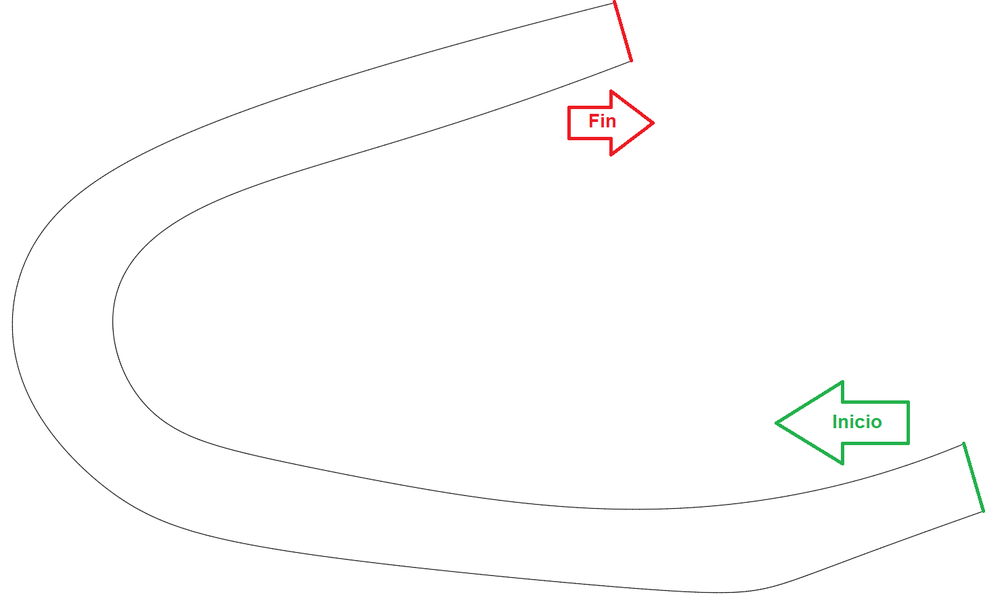
#> input picture BicoDePatoSquema.png, 1000 x 605 px, shrunk from 1477 x 893 before the run
$ python parametros.py
#> lines starting #> are read from the running program, lines starting #| are printed output that depends on the picture; after the words box and inside, x2 and y2 are one past the last pixel; in counts of white or black regions, pixels touching at a corner belong together; long printed decimals are rounded
import numpy as np
import cv2
import pandas as pd
from scipy.interpolate import CubicSpline
from scipy.signal import savgol_filter

# --- 1. Cargar imagen y detectar la curva ---
img = cv2.imread('BicoDePatoSquema.png')
#> img is the input picture: shape (605, 1000, 3); mean B, G, R 252.8, 253.1, 253.1
hsv = cv2.cvtColor(img, cv2.COLOR_BGR2HSV)
#> hsv: shape (605, 1000, 3); mean H, S, V 0.9, 1.1, 253.6

# Ajustar estos valores según el color de tu curva
lower_color = np.array([0, 0, 200])
upper_color = np.array([180, 50, 255])
mask = cv2.inRange(hsv, lower_color, upper_color)
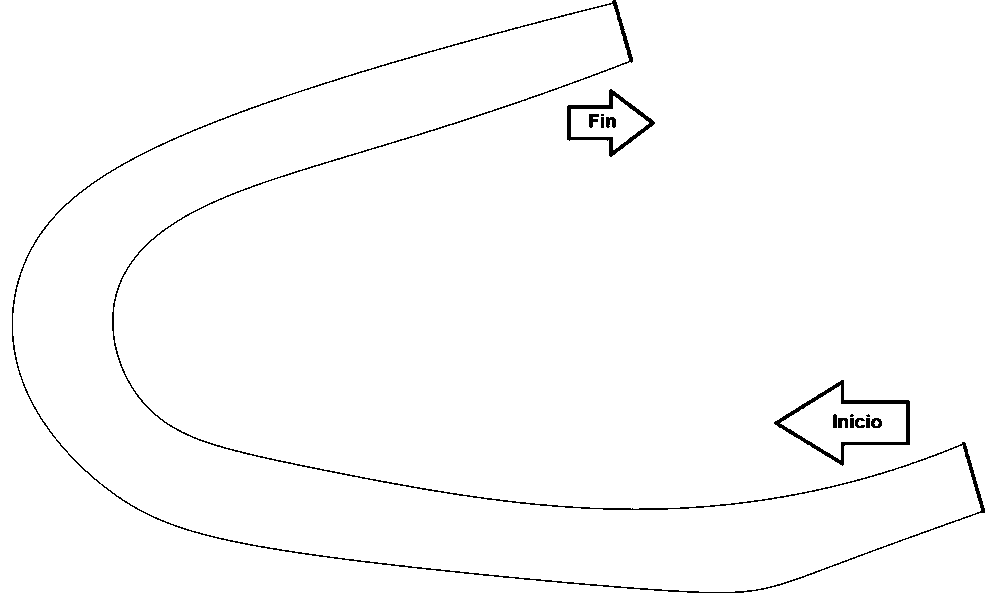
#> mask: shape (605, 1000); 98.6% white; black in thin lines or dots

# Encontrar contornos y extraer puntos
contours, _ = cv2.findContours(mask, cv2.RETR_EXTERNAL, cv2.CHAIN_APPROX_SIMPLE)
#> contours = 1 contour; box (x1, y1, x2, y2) and area: (0, 0, 1000, 605) 595237
curve_points = contours[0].squeeze()
#> curve_points = 2999 pairs, first value 0 to 999, second value 0 to 604

# Escalar puntos a coordenadas reales
x = curve_points[:, 0] * (100 / img.shape[1])  # X ∈ [0, 100]
#> x = 2999 values, max 99.9 at index 2, min 0 at index 0, mean 45.28
y = (img.shape[0] - curve_points[:, 1]) * (80 / img.shape[0])  # Y ∈ [0, 80]
#> y = 2999 values, max 80 at index 0, min 0.132 at index 1, mean 39.19

# Suavizar datos
x_smooth = savgol_filter(x, window_length=15, polyorder=2)
#> x_smooth = 2999 values, max 98.42 at index 796, min 6.1 at index 2641, mean 45.27
y_smooth = savgol_filter(y, window_length=15, polyorder=2)
#> y_smooth = 2999 values, max 85.87 at index 8, min 1.68 at index 960, mean 39.19

# --- 2. Parametrización con splines cúbicos ---
t = np.linspace(0, 1, len(x_smooth))
#> t = 2999 values from 0 to 1
cs_x = CubicSpline(t, x_smooth)
cs_y = CubicSpline(t, y_smooth)

# --- 3. Preparar datos para CSV ---
# Transponer coeficientes para obtener shape (n_segmentos, 4)
coef_x = cs_x.c.T
#> coef_x = 2998 rows, first 6: [36656236.8, -6104454.9, 33339.3, 26.52], [36656236.8, -6067774.2, 29279.2, 36.96], [-183281183.9, -6031093.5, 25243.5, 46.05], [696468498.9, -6214497, 21158.9, 53.79], [-2.6e+09, -5517563.8, 17245.6, 60.19], [9.71e+09, -8121892.9, 12696.1, 65.23]
coef_y = cs_y.c.T
#> coef_y = 2998 rows, first 6: [-78808214.2, -4161063.6, 28674.7, 33.53], [-78808214.2, -4239924.4, 25872.5, 42.63], [394041070.9, -4318785.2, 23017.7, 50.78], [-1.5e+09, -3924481.3, 20268.2, 57.99], [5.6e+09, -5422836.2, 17150.3, 64.26], [-2.09e+10, 176279.7, 15400.3, 69.59]

# Crear lista de diccionarios con los datos de cada segmento
segment_data = []
step = 1  # Saltar cada 2 segmentos (ajusta este valor según necesites)

for i in range(0, len(cs_x.x) - 1, step):  # Nota: el -1 debe permanecer
    t_start = cs_x.x[i]
    t_end = cs_x.x[i + step] if (i + step) < len(cs_x.x) else cs_x.x[-1]  # Evita desborde

    segment_data.append({
        'segmento': (i // step) + 1,  # Nuevo número de segmento
        't_inicio': t_start,
        't_fin': t_end,
        'a_x': coef_x[i, 0],
        'b_x': coef_x[i, 1],
        'c_x': coef_x[i, 2],
        'd_x': coef_x[i, 3],
        'a_y': coef_y[i, 0],
        'b_y': coef_y[i, 1],
        'c_y': coef_y[i, 2],
        'd_y': coef_y[i, 3]
    })
#> this loop made 2998 passes
#> (t_start, t_end) on passes 1 to 3: (0, 0.000334), (0.000334, 0.000667), (0.000667, 0.001)
#> after the loop, segment_data = 2998 items

# Crear DataFrame y guardar como CSV
df = pd.DataFrame(segment_data)
#> df = table of 2998 rows and 11 columns
csv_filename = 'parametrizacion_bico_de_pato_10.csv'
df.to_csv(csv_filename, index=False, float_format='%.8f')

# --- 4. Mostrar confirmación ---
print(f"\nParametrización guardada en '{csv_filename}'")
print(f"Número total de segmentos: {len(df)}")
#| Número total de segmentos: 2998
print("\nPrimeras filas del archivo CSV:")
print(df.head())
#> (printed output is left out)

# Mostrar ejemplo de cómo usar los coeficientes
print("\nEjemplo de uso para el primer segmento:")
print(f"Para t ∈ [{df.iloc[0]['t_inicio']:.4f}, {df.iloc[0]['t_fin']:.4f}]:")
#| Para t ∈ [0.0000, 0.0003]:
print("x(t) = {:.8f}·(t-{:.4f})³ + {:.8f}·(t-{:.4f})² + {:.8f}·(t-{:.4f}) + {:.8f}".format(
    df.iloc[0]['a_x'], df.iloc[0]['t_inicio'],
    df.iloc[0]['b_x'], df.iloc[0]['t_inicio'],
    df.iloc[0]['c_x'], df.iloc[0]['t_inicio'],
    df.iloc[0]['d_x']))
#| x(t) = 36656236.786·(t-0.0000)³ + -6104454.884·(t-0.0000)² + 33339.279·(t-0.0000) + 26.517
print("y(t) = {:.8f}·(t-{:.4f})³ + {:.8f}·(t-{:.4f})² + {:.8f}·(t-{:.4f}) + {:.8f}".format(
    df.iloc[0]['a_y'], df.iloc[0]['t_inicio'],
    df.iloc[0]['b_y'], df.iloc[0]['t_inicio'],
    df.iloc[0]['c_y'], df.iloc[0]['t_inicio'],
    df.iloc[0]['d_y']))
#| y(t) = -78808214.181·(t-0.0000)³ + -4161063.615·(t-0.0000)² + 28674.746·(t-0.0000) + 33.529
